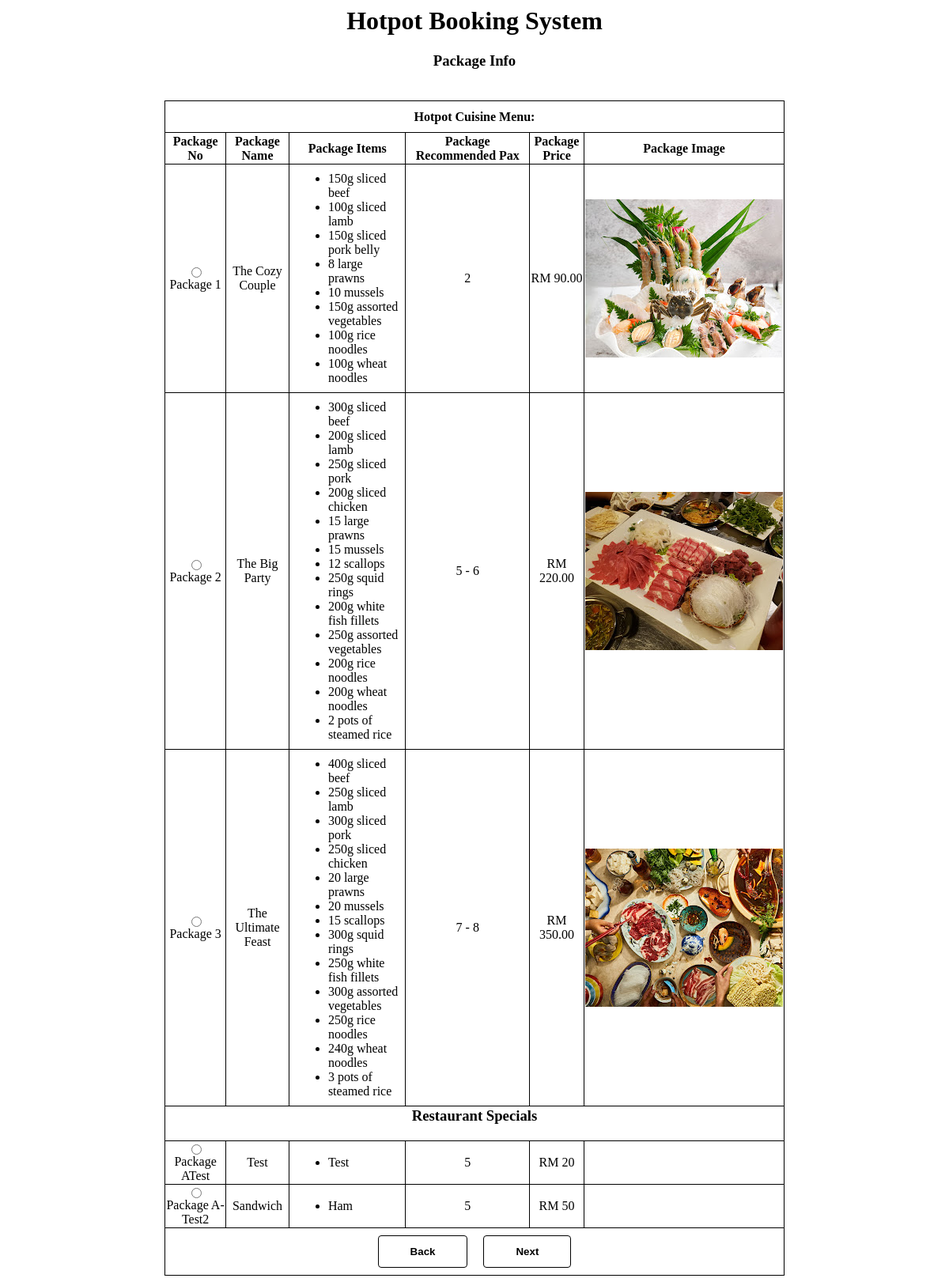
Page /oom/package.php on the earlier database version.
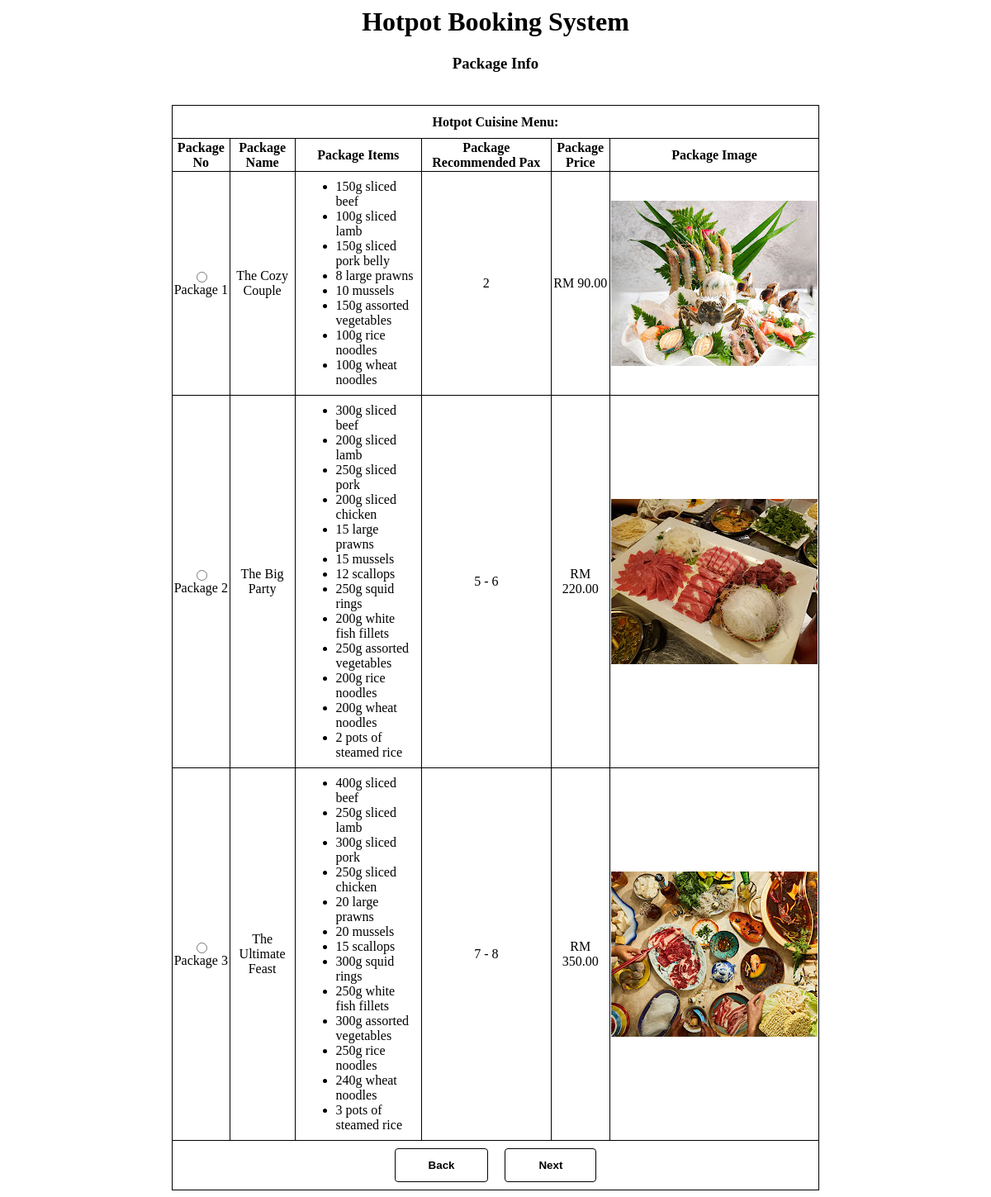
Same page on the later database version.
### tables this page shows
CREATE TABLE IF NOT EXISTS `packagetable` (
  `packageNum` varchar(255) NOT NULL,
  `packageName` varchar(255) NOT NULL,
  `packageItem` longtext NOT NULL,
  `packagePrice` double NOT NULL,
  `packageImage` varchar(255) NOT NULL,
  `packageCuisine` varchar(255) NOT NULL,
  `recommendedPax` int(11) NOT NULL,
  PRIMARY KEY (`packageNum`)
);

### oom/package.php (the view, shortened to what this page needs)
<?php
    $conn = mysqli_connect("localhost" , "root" , "" , "hotpotdatabase");
?>
<html>
    <head>
        <link rel="stylesheet" href="oom.css">
        <h1>Hotpot Booking System</h1>
        <h3>Package Info</h3>
    </head>
        <form action="package.php" method="post">
            <table>
                <tr>
                    <th colspan="6"><label for="menu">Hotpot Cuisine Menu:</label></th>
                </tr>
                <tr>
                    <th>Package No</th>
                    <th>Package Name</th>
                    <th>Package Items</th>
                    <th style="width: 20%;">Package Recommended Pax</th>
                    <th>Package Price</th>
                    <th>Package Image</th>
                </tr>
                <tr>
                    <td><input type="radio" name="package" value="1" required> Package 1 </td>
                    <td> The Cozy Couple <?php   PreferenceCheck();   ?></td>
                    <td style="text-align: left;">
                        <ul>
                            <li>150g sliced beef</li>
                            <li>100g sliced lamb</li>
                            <li>150g sliced pork belly</li>
                            <li>8 large prawns</li>
                            <li>10 mussels</li>
                            <li>150g assorted vegetables</li>
                            <li>100g rice noodles</li>
                            <li>100g wheat noodles</li>
                        </ul>
                    </td>
                    <td> 2 </td>
                    <td> RM 90.00 </td>
                    <td> <img src="images/TheCozyCouple.png"> </td>
                </tr>
                <tr>
                    <td><input type="radio" name="package" value="2" required>  Package 2 </td>
                    <td> The Big Party </td>
                    <td style="text-align: left;">
                        <ul>
                            <li>300g sliced beef</li>
                            <li>200g sliced lamb</li>
                            <li>250g sliced pork</li>
                            <li>200g sliced chicken</li>
                            <li>15 large prawns</li>
                            <li>15 mussels</li>
                            <li>12 scallops</li>
                            <li>250g squid rings</li>
                            <li>200g white fish fillets</li>
                            <li>250g assorted vegetables</li>
                            <li>200g rice noodles</li>
                            <li>200g wheat noodles</li>
                            <li>2 pots of steamed rice</li>
                            </ul>
                    </td>
                    <td> 5 - 6 </td>
                    <td> RM 220.00 </td>
                    <td> <img src="images/TheBigParty.png"> </td>
                </tr>
                <tr>
                    <td><input type="radio" name="package" value="3" required>  Package 3 </td>
                    <td> The Ultimate Feast </td>
                    <td style="text-align: left;">
                        <ul>
                            <li>400g sliced beef</li>
                            <li>250g sliced lamb</li>
                            <li>300g sliced pork</li>
                            <li>250g sliced chicken</li>
                            <li>20 large prawns</li>
                            <li>20 mussels</li>
                            <li>15 scallops</li>
                            <li>300g squid rings</li>
                            <li>250g white fish fillets</li>
                            <li>300g assorted vegetables</li>
                            <li>250g rice noodles</li>
                            <li>240g wheat noodles</li>
                            <li>3 pots of steamed rice</li>
                        </ul>
                    </td>
                    <td> 7 - 8 </td>
                    <td> RM 350.00 </td>
                    <td> <img src="images/TheUltimateFeast.png"> </td>
                </tr>
                <?php
                    $sql = "SELECT * FROM packagetable";
                    $result = $conn->query($sql);
                    if($result->num_rows > 0)
                    {
                        echo "<tr><td colspan=6><h3>Restaurant Specials</h3></td></tr>";
                        while($row = $result->fetch_assoc())
                        {
                            echo
                            "
                            <tr>
                            <td><input type='radio' name='package' value='{$row['packageNum']}' required>  Package {$row['packageNum']} </td>
                            <td> {$row['packageName']} </td>
                            <td style='text-align: left;'>
                            <ul>
                                <li>{$row['packageItem']}</li>
                            </ul>
                            </td>
                            <td> {$row['recommendedPax']} </td>
                            <td> RM {$row['packagePrice']} </td>
                            <td></td>
                        </tr>
                            ";
                        }
                    }
                ?>
                <tr>
                    <td colspan="6">
                        <input type="submit" name="action" id="Back" value="Back" onclick="send()" formnovalidate>
                        <input type="submit" name="action" id="Next" value="Next" onclick="send()">
                    </td>
                </tr>
            </table>
    </form>
</html>

### oom/oom.css (style rules this page uses)
h1, h3 { text-align: center; }
form { padding-top: 20px; padding-left: 200px; padding-right: 200px; margin: 0; }
table { border: 1px solid black; border-collapse: collapse; width: 100%; text-align: center; padding: 20px; }
th, td { border: 1px solid black; border-collapse: collapse; height: 40px; text-align: center; }
ul { margin: 8px; }
input[type=submit] { background-color: white; color: black; font-weight: bold; margin: 8px; padding: 12px 40px; border: 1px solid black; border-collapse: collapse; border-radius: 4px; cursor: pointer; }

Differences in the rows shown:
removed packagetable: packageNum "ATest", packageName "Test", packageItem "Test", recommendedPax "5", packagePrice "20"
removed packagetable: packageNum "A-Test2", packageName "Sandwich", packageItem "Ham", recommendedPax "5", packagePrice "50"
Other differences:
text no longer shown: "Restaurant Specials"
